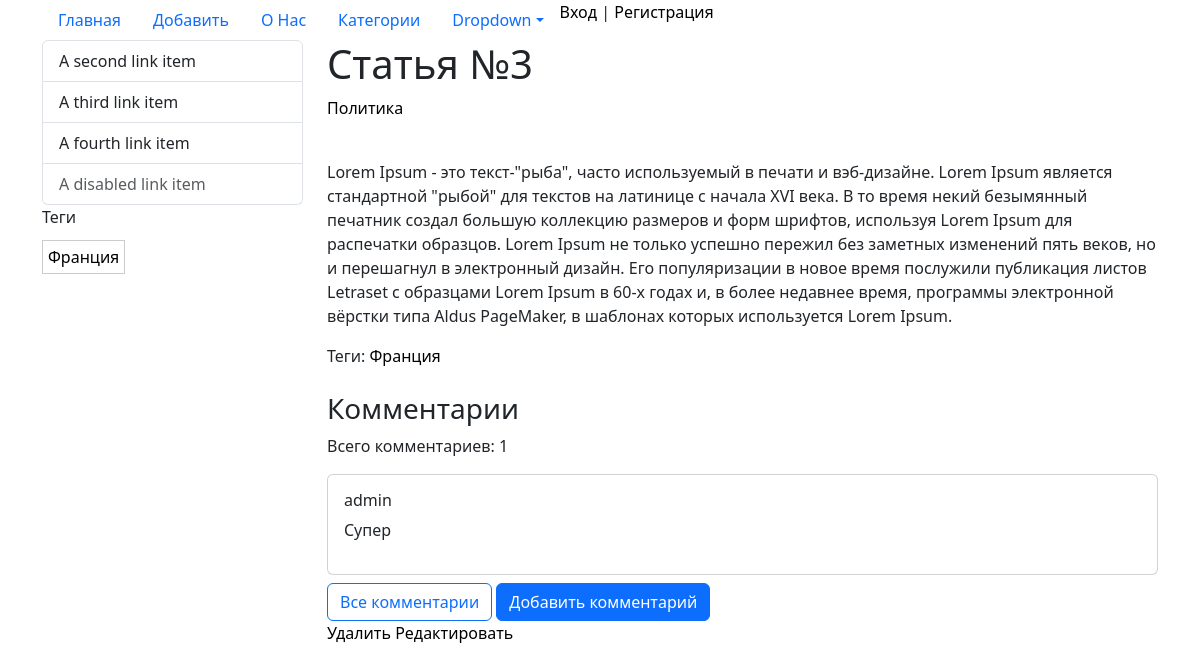
Before: /post/statya-3/ with the older database file.
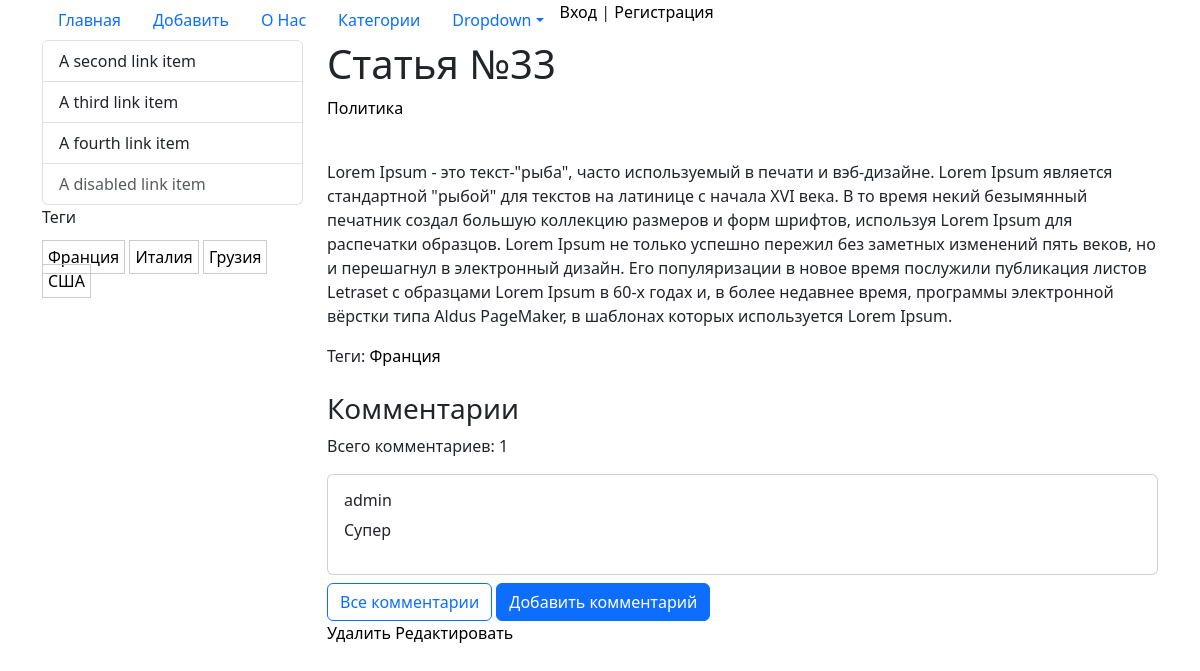
After: the same page with the newer database file.
### blog/models.py (models this page shows, shortened)
class PostTags(models.Model):
    tag = models.CharField(max_length=100, db_index=True, verbose_name='Тег')
    slug = models.SlugField(max_length=150, db_index=True, unique=True)
    class Meta:
        verbose_name = 'Тег'
        verbose_name_plural = 'Теги'
    def get_absolute_url(self):
        return reverse('tag', kwargs={'slug': self.slug})
    def __str__(self):
        return self.tag

class Post(models.Model):
    class Status(models.IntegerChoices):
        published = 1, 'Опубликовано'
        draft = 0, 'Черновик'
    title = models.CharField(max_length=250, verbose_name='Наименование')
    slug = models.SlugField(unique=True, verbose_name='URL')
    content = models.TextField(verbose_name='Текст')
    created = models.DateTimeField(auto_now_add=True, verbose_name='Создан', null=True, blank=True)
    updated = models.DateTimeField(auto_now=True, verbose_name='Изменён', null=True)
    is_published = models.BooleanField(choices=tuple(map(lambda x: (bool(x[0]), x[1]), Status.choices)), default=Status.draft, verbose_name='Опубликовано')
    category = models.ForeignKey(Category, on_delete=models.CASCADE, related_name='posts', verbose_name='Категория')
    tags = models.ManyToManyField(PostTags, related_name='tags', verbose_name='Теги', blank=True)
    image = models.ImageField(upload_to='photos/%Y/%m/%d', verbose_name="Фото", blank=True, null=True)
    class Meta:
        verbose_name = 'Статья'
        verbose_name_plural = 'Статьи'
        ordering = ['-created']
    def active_comments(self):
        return self.comments.filter(is_active=True)
    def active_comments_count(self):
        return self.comments.filter(is_active=True).count()
    def __str__(self):
        return self.title

class Category(models.Model):
    title = models.CharField(max_length=100, verbose_name='Название')
    slug = models.CharField(max_length=100, unique=True, verbose_name='URL')
    created = models.DateTimeField(auto_now_add=True, verbose_name='Создан', null=True, blank=True)
    description = models.TextField(verbose_name='Описание')
    image = models.ImageField(upload_to='photos/%Y/%m/%d', verbose_name="Фото", blank=True, null=True)
    class Meta:
        verbose_name = 'Категория'
        verbose_name_plural = 'Категории'
    def get_absolute_url(self):
        return reverse('cat', kwargs={'slug': self.slug})
    def __str__(self):
        return self.title

### comments/models.py (models this page shows, shortened)
class Comment(models.Model):
    post = models.ForeignKey(Post, on_delete=models.CASCADE, related_name='comments', verbose_name='Товар')
    author = models.ForeignKey(settings.AUTH_USER_MODEL, on_delete=models.CASCADE, verbose_name='Автор')
    text = models.TextField(verbose_name='Текст комментария')
    created_at = models.DateTimeField(auto_now_add=True, verbose_name='Дата создания')
    updated_at = models.DateTimeField(auto_now=True, verbose_name='Дата обновления')
    is_active = models.BooleanField(default=True, verbose_name='Активен')
    rating = models.PositiveSmallIntegerField(
        choices=[(i, i) for i in range(1, 6)],
        verbose_name='Рейтинг',
        null=True,
        blank=True
    )
    class Meta:
        verbose_name = 'Комментарий'
        verbose_name_plural = 'Комментарии'
        ordering = ['-created_at']
        indexes = [
            models.Index(fields=['post', 'created_at']),
            models.Index(fields=['is_active']),
        ]

### users/models.py (models this page shows)
class User(AbstractUser):
    photo = models.ImageField(upload_to='users/%Y/%m/%d', blank=True, verbose_name='Фото')
    phone = models.CharField(max_length=13, blank=True, null=True, unique=True, verbose_name='Телефон')
    date_birth = models.DateField(blank=True, null=True, verbose_name='Дата рождения')
    address = models.CharField(max_length=255, blank=True, null=True, verbose_name='Адрес')
    is_verified = models.BooleanField(default=False, verbose_name='Подтверждён')
    verification_token = models.CharField(max_length=100, blank=True, null=True)
    token_created_at = models.DateTimeField(blank=True, null=True)
    class Meta:
        verbose_name = 'Пользователь'
        verbose_name_plural = 'Пользователи'

### blog/views.py (the view)
# urls.py: path('post/<slug:slug>/', PostPageView.as_view(), name='post'),
class PostPageView(DetailView):
    model = Post
    template_name = 'blog/post_detail.html'
    context_object_name = 'post'
    slug_url_kwarg = 'slug'
    def get_context_data(self, **kwargs):
        context = super().get_context_data(**kwargs)
        context['title'] = Post.objects.get(slug=self.kwargs['slug'])
        return context

### blog/templatetags/blog_tags.py (called while the page is built)
@register.simple_tag()
def get_category():
    return Category.objects.all()

@register.simple_tag()
def get_tags():
    return PostTags.objects.all()

### blog/templates/blog/post_detail.html (shortened to what this page needs)
{% extends 'base.html' %}
{% block content %}
    <h1>{{ post }}</h1>
    <a href="{{ post.category.get_absolute_url }}">{{ post.category }}</a>
    {% if post.image %}
            <p><img src="{{ post.image.url }}" alt=""></p>
        {% else %}
            <p><img src="/media/users/noimg.png" alt=""></p>
        {% endif %}
    <p>{{ post.content }}</p>
    {% with post.tags.all as tags %}
            {% if tags %}
                <div class="post_tag">
                    Теги:
                    {% for tag in tags %}
                        <a class="tag_link" href="{{ tag.get_absolute_url }}">{{ tag }}</a>
                    {% endfor %}
                </div>
            {% endif %}
        {% endwith %}
    <div class="mt-4">
    <h3>Комментарии</h3>
    {% with comments_count=post.comments.count %}
    <p>Всего комментариев: {{ post.active_comments_count }}</p>
    {% endwith %}
    {% for comment in post.active_comments|slice:":3" %}
    <div class="card mb-2">
        <div class="card-body">
            <h6>{{ comment.author.username }}</h6>
            <p>{{ comment.text|truncatewords:20 }}</p>
        </div>
    </div>
    {% endfor %}
    <a href="{% url 'comments:post_comments' post.slug %}" class="btn btn-outline-primary">
        Все комментарии
    </a>
    <a href="{% url 'comments:add_comment' post.slug %}" class="btn btn-primary">
        Добавить комментарий
    </a>
</div>
    <a href="{% url 'delete_post' post.slug %}">Удалить</a>
    <a href="{% url 'edit_post' post.slug %}">Редактировать</a>
{% endblock %}

### templates/base.html (shortened to what this page needs)
{% load static %}
{% load blog_tags %}
{% load cache %}
<!doctype html>
<html lang="ru">
<head>
    <link href="https://cdn.jsdelivr.net/npm/bootstrap@5.3.7/dist/css/bootstrap.min.css" rel="stylesheet"
>
    <link rel="stylesheet" href="{% static 'users/css/style.css' %}">
    <link rel="stylesheet" href="{% static 'blog/css/style.css' %}">
</head>
<body>
<header class="header">
    <div class="header_menu">
        <div class="container">
            <ul class="nav nav-pills">
                <li class="nav-item">
                    <a class="nav-link" aria-current="page" href="{% url 'index' %}">Главная</a>
                </li>
                <li class="nav-item">
                    <a class="nav-link" aria-current="page" href="{% url 'add_post' %}">Добавить</a>
                </li>
                <li class="nav-item">
                    <a class="nav-link" aria-current="page" href="{% url 'about' %}">О Нас</a>
                </li>
                <li class="nav-item">
                    <a class="nav-link" aria-current="page" href="{% url 'category' %}">Категории</a>
                </li>
                <li class="nav-item dropdown">
                    <a class="nav-link dropdown-toggle" data-bs-toggle="dropdown" href="#" role="button"
                       aria-expanded="false">Dropdown</a>
                        {% get_category as nav_categories %}
                </li>
                {% if user.is_authenticated %}
                    <li class="nav_item"><a class="nav-link" href="{% url 'profile' %}">Добро
                        пожаловать {{ user.username }}</a></li>
                    <li class="nav_item">
                        <form action="{% url 'logout' %}" method="post">
                            {% csrf_token %}
                            <button class="logout" type="submit">Выход</button>
                        </form>
                    </li>
                {% else %}
                    <li><a class="nav_item" href="{% url 'login' %}">Вход</a> | <a href="{% url 'register' %}">Регистрация</a>
                    </li>
                {% endif %}
            </ul>
        </div>
    </div>
</header>
<content class="content">
    <div class="container">
        <div class="row">
            <div class="sidebar col-md-3">
                <div class="list-group">
                    <a href="#" class="list-group-item list-group-item-action">A second link item</a>
                    <a href="#" class="list-group-item list-group-item-action">A third link item</a>
                    <a href="#" class="list-group-item list-group-item-action">A fourth link item</a>
                    <a href="#" class="list-group-item list-group-item-action disabled" aria-disabled="true">A disabled
                        link item</a>
                </div>
                {% get_tags as tags %}
                <p>Теги</p>
                <div class="tags">
                    {% for tag in tags %}
                        <a class="tag" href="{{ tag.get_absolute_url }}">{{ tag }}</a>
                    {% endfor %}
                </div>
            </div>
            <div class="main col-md-9">
                {% block content %}{% endblock %}
            </div>
        </div>
    </div>
</content>
</body>
</html>

### users/static/users/css/style.css (style rules this page uses)
body { //background: #ccc; }

### blog/static/blog/css/style.css (style rules this page uses)
a { text-decoration: none !important; color: #000; }
.tag { padding: 5px; border: 1px #ccc solid; }

Changed rows visible on the page:
added PostTags: tag "Италия"
added PostTags: tag "Грузия"
added PostTags: tag "США"
changed Post "Политика": title "Статья №3" → "Статья №33"
